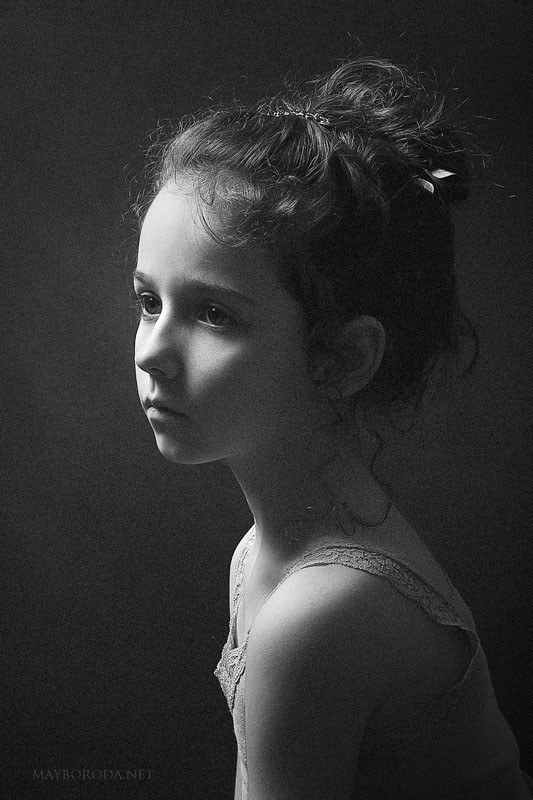
%> input picture freq-filter/8.jpeg, 533 x 800 px, given in place of 8.jpg, which was not available
$ octave improcess-airspace.m   (GNU Octave 9; MATLAB toolbox functions it lacks are replaced by stand-ins)
%> lines starting %> are read from the running program, lines starting %| are printed output that depends on the picture; pictures that were not available may be replaced by others from this repository, and a replacement may not be noted
% %
% % Image Processing
% %
clc;clear all; close all;       %clear the workspace
Img_RGB=imread('C:\Users\Yuanlin\Desktop\work\8.jpg'); %read a picpure
%> Img_RGB is the input picture: size 800x533 uint8; min 0, max 255, mean 48.7
% Img_Croped = imcrop(Img_RGB,[120,170,700,980]);%Pick the key imgage messages
Img_Croped = imcrop(Img_RGB,[165,95,780,635]);%Pick the key imgage messages
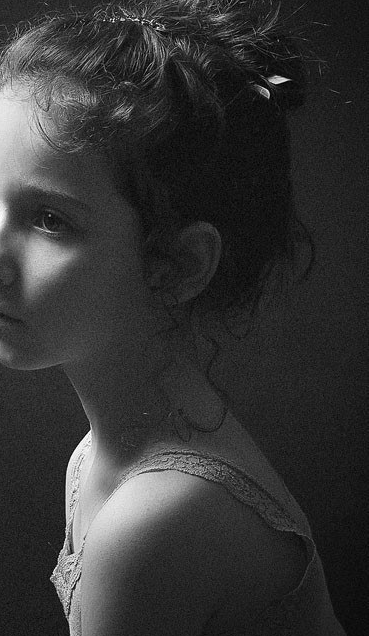
%> Img_Croped: size 636x369 uint8; min 0, max 255, mean 52.4
Img_Gray=rgb2gray(Img_Croped);     %RGB pic is tansfered to gray
Img_Gray = im2double(Img_Gray);    %Transfer types of variables
% [13 lines of commented-out code are left out]
H_ave=fspecial('average',3*3);
H_Lap=fspecial('laplacian',0);
W_Arr8 = [1 1 1;1 -8 1;1 1 1];
% [15 lines of commented-out code are left out]
Img_Filter=imfilter(Img_Croped,H_ave);
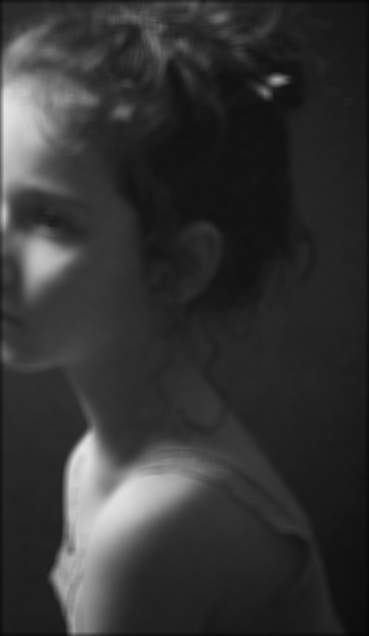
%> Img_Filter: size 636x369 uint8; min 5, max 228, mean 51.9
% [9 lines of commented-out code are left out]

 Img_Filter_H = Img_Filter-imfilter(Img_Filter,H_Lap,'replicate');
 subplot(131),imshow(Img_Croped);title('Img_Croped');
 subplot(132),imshow(Img_Filter);title('9*9 Med-Filter');
 subplot(133),imshow(Img_Filter_H);title('Img_Filter_H');
% [7 lines of commented-out code are left out]

$ run again, with freq-filter/2.jpg copied over freq-filter/8.jpeg
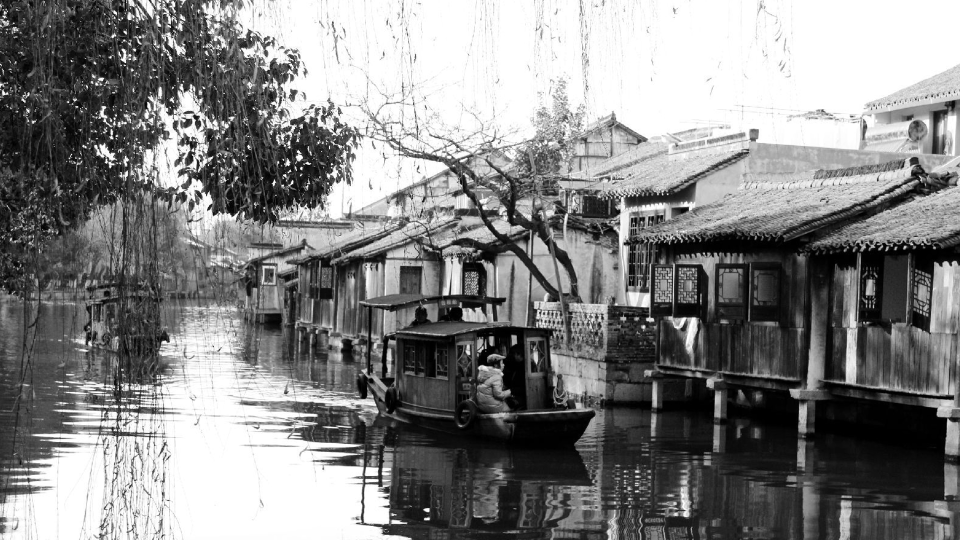
%> input picture freq-filter/2.jpg, 1920 x 1080 px, given in place of 8.jpg, which was not available (shown at 1/2 size)
%> Img_RGB is the input picture: size 1080x1920x3 uint8; min 0, max 255, mean 131.8
%> `Img_Croped = imcrop(Img_RGB,[165,95,780,635]);`:
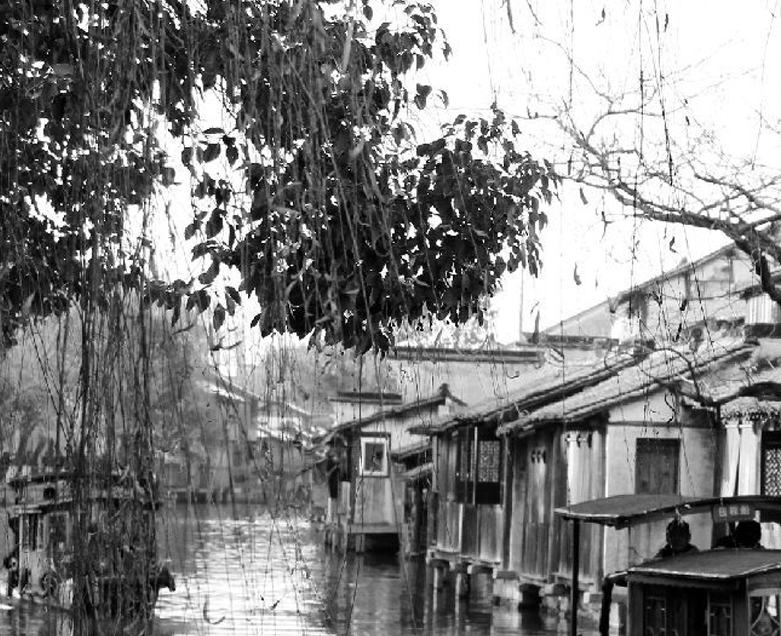
%> Img_Croped: size 636x781x3 uint8; min 0, max 255, mean 129.4
%> `Img_Filter=imfilter(Img_Croped,H_ave);`:
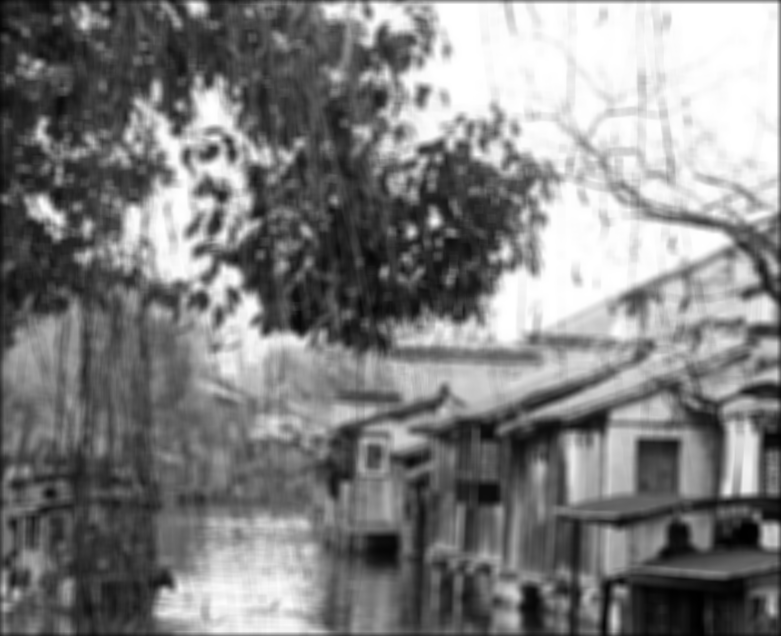
%> Img_Filter: size 636x781x3 uint8; min 0, max 255, mean 128.6

$ run again, with freq-filter/3.jpg copied over freq-filter/8.jpeg
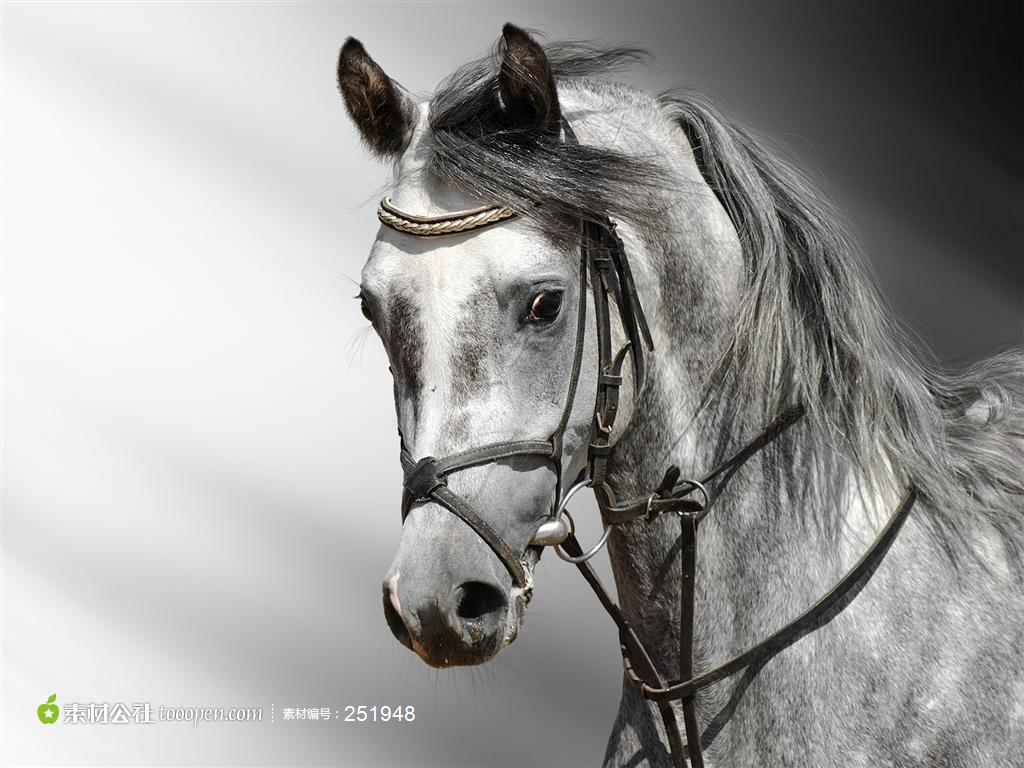
%> input picture freq-filter/3.jpg, 1024 x 768 px, given in place of 8.jpg, which was not available
%> Img_RGB is the input picture: size 768x1024x3 uint8; mean R, G, B 156.8, 156.1, 154.4
%> `Img_Croped = imcrop(Img_RGB,[165,95,780,635]);`:
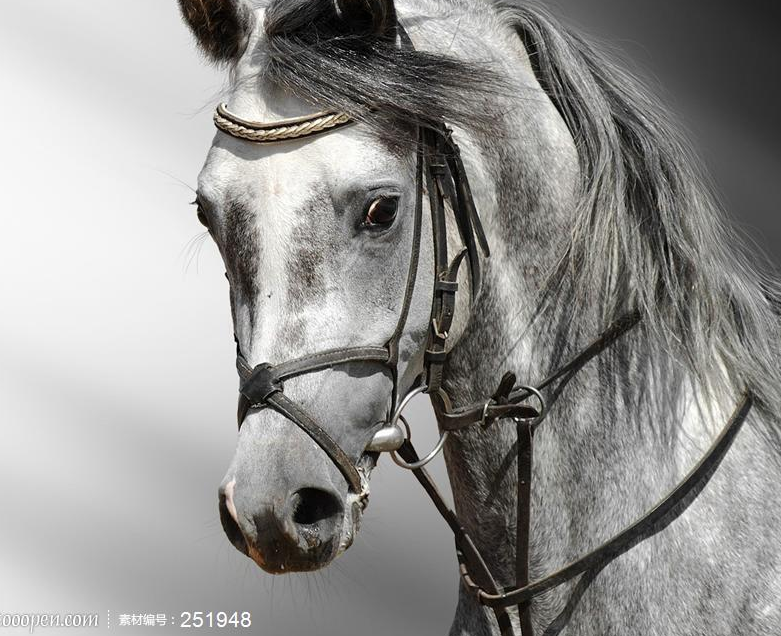
%> Img_Croped: size 636x781x3 uint8; mean R, G, B 148, 147, 144.8
%> `Img_Filter=imfilter(Img_Croped,H_ave);`:
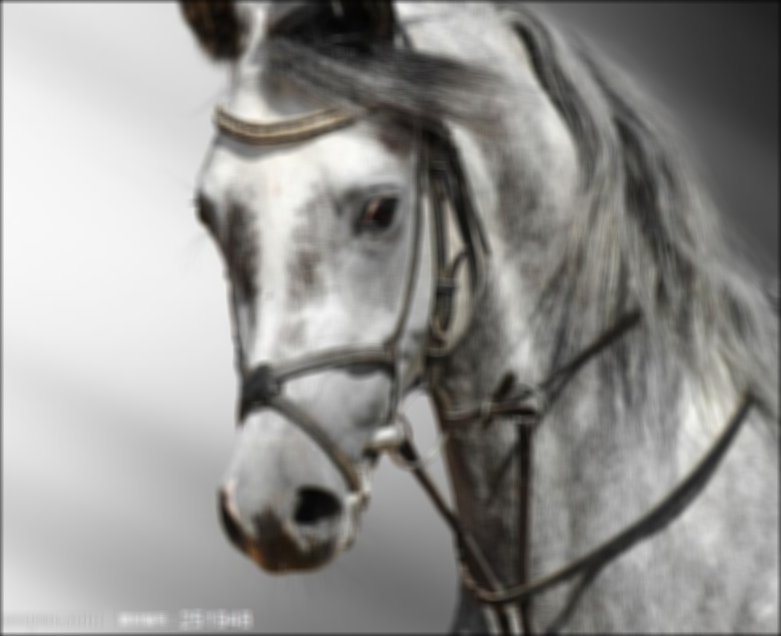
%> Img_Filter: size 636x781x3 uint8; mean R, G, B 147.1, 146.1, 143.8

$ run again, with freq-filter/4.jpg copied over freq-filter/8.jpeg
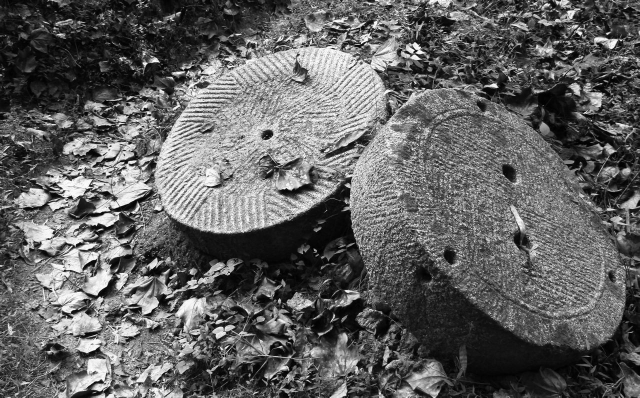
%> input picture freq-filter/4.jpg, 1280 x 796 px, given in place of 8.jpg, which was not available (shown at 1/2 size)
%> Img_RGB is the input picture: size 796x1280x3 uint8; min 0, max 255, mean 97.2
%> `Img_Croped = imcrop(Img_RGB,[165,95,780,635]);`:
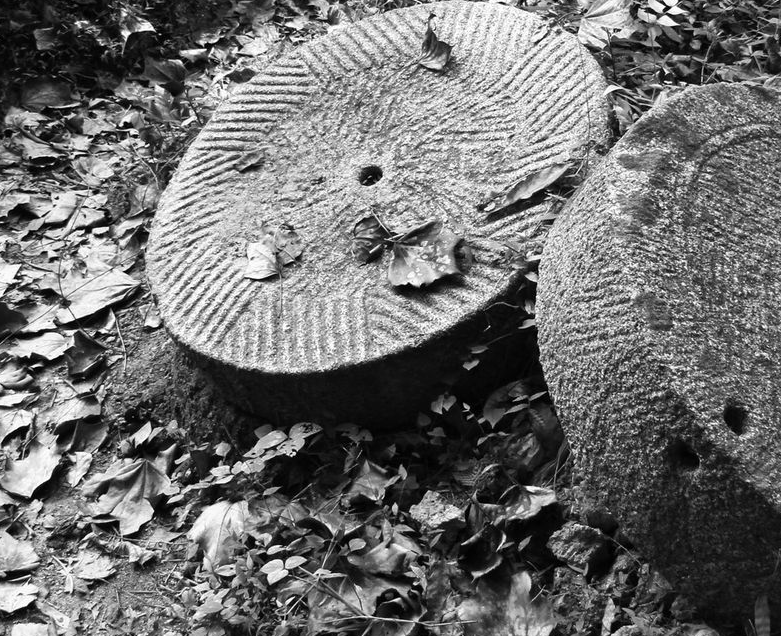
%> Img_Croped: size 636x781x3 uint8; min 0, max 255, mean 111.5
%> `Img_Filter=imfilter(Img_Croped,H_ave);`:
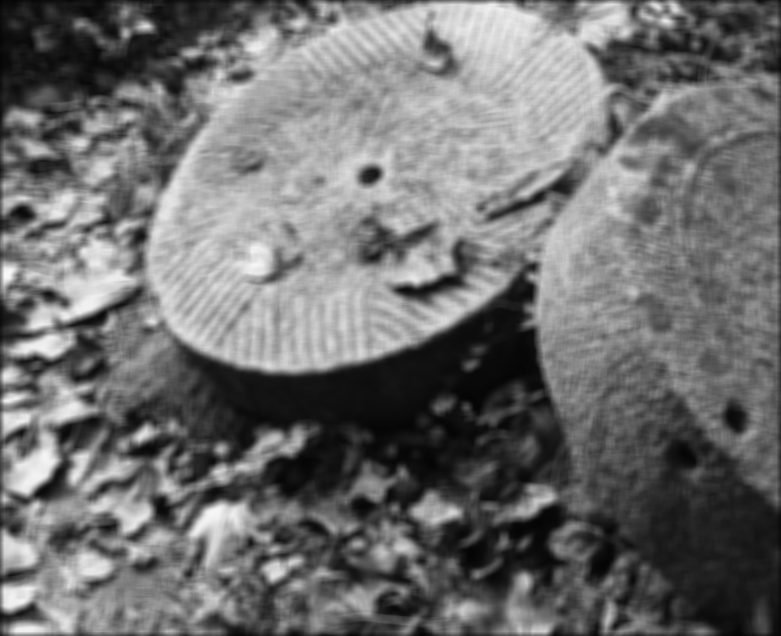
%> Img_Filter: size 636x781x3 uint8; min 3, max 248, mean 110.9
